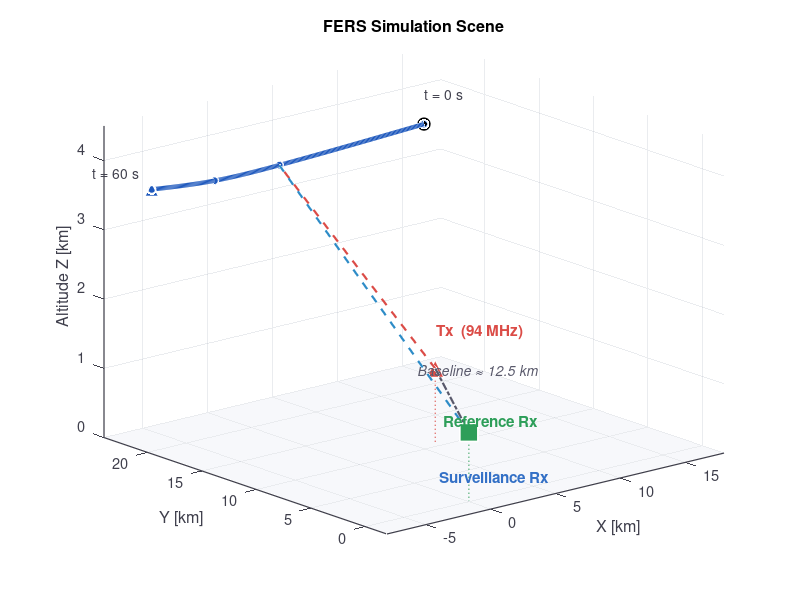
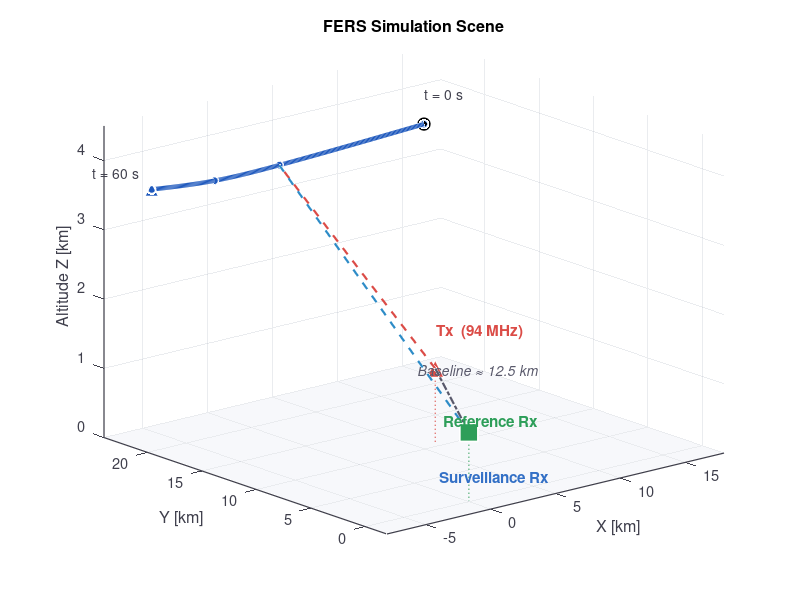

Recreate these plots in MATLAB, in order.
% plotFersScene_scenario1.m
% ------------------------------------------------------------------
% Renders the FERS "scenario_1_singleFile" scene in 3-D for Slide 4 of
% the CIE 2026 presentation. Geometry and waypoints taken verbatim from:
%   MscEng/FM-PR-TrackingFilters/01_FERS/BackupScenarios/scenario_1_singleFile.fersxml
%
% Style matches calculateBistaticCubicFinal.m (plot3 + text labels + view(3)).
%
% Output:
%   Figures/fers_scene_scenario1.svg
%   Figures/fers_scene_scenario1.png   (300 dpi fallback)
%
% Author: Itumeleng Malemela
% ------------------------------------------------------------------

clc; clear; close all;

% -------------------- Geometry (km) ---------------------------
% Stations
Tx_Pos     = [6.440;  10.760;  1.056];   % PrieskaTx (94 MHz, isotropic)
RefRx_Pos  = [0;      0;       1.000];   % Reference Rx (Yagi, az 42 deg)
SurvRx_Pos = [0;      0.001;   1.000];   % Surveillance Rx (Yagi, az 180 deg)

Baseline = norm(RefRx_Pos - Tx_Pos);   % ~ 12.54 km

% Target waypoints from scenario_1_singleFile.fersxml (cubic interp)
TargetWayPoints = [0, 30, 45, 60];
TargetPos = [ 15,  22,  3.6;
               3,  21,  3.6;
              -2,  21,  3.6;
              -6,  22,  3.6];

% -------------------- Cubic-spline trajectory ---------------------
t_interp = linspace(TargetWayPoints(1), TargetWayPoints(end), 241);
spline_x = csape(TargetWayPoints, TargetPos(:,1), 'variational');
spline_y = csape(TargetWayPoints, TargetPos(:,2), 'variational');
spline_z = csape(TargetWayPoints, TargetPos(:,3), 'variational');
x_i = fnval(spline_x, t_interp);
y_i = fnval(spline_y, t_interp);
z_i = fnval(spline_z, t_interp);

% -------------------- Figure --------------------------------------
fig = figure('Color','w','Units','pixels','Position',[100 100 960 640]);
hold on; grid on; box on;

% ---- Modern colour palette ---------------------------------------
col.trajectory = [0.12 0.35 0.74];   % deep cobalt blue
col.baseline   = [0.35 0.35 0.42];   % soft charcoal
col.txPath     = [0.86 0.30 0.28];   % coral red
col.rxPath     = [0.18 0.55 0.78];   % steel blue
col.tx         = [0.86 0.30 0.28];
col.refrx      = [0.18 0.62 0.35];   % emerald green
col.survrx     = [0.20 0.44 0.78];
col.ground     = [0.94 0.95 0.97];   % near-white bluish tint

% ---- Ground plane (soft tinted panel + subtle grid) --------------
[gx, gy] = meshgrid(linspace(-8, 18, 2), linspace(-2, 24, 2));
gz = zeros(size(gx));
surf(gx, gy, gz, 'FaceColor', col.ground, 'EdgeColor','none', ...
     'FaceAlpha', 0.55);

% Baseline (Tx <-> RefRx) — dash-dot, medium weight
plot3([Tx_Pos(1) RefRx_Pos(1)], [Tx_Pos(2) RefRx_Pos(2)], ...
      [Tx_Pos(3) RefRx_Pos(3)], '-.', 'Color', col.baseline, 'LineWidth',1.6);

% Signal-path illustration at trajectory midpoint
mid_idx = round(numel(t_interp)/2);
target_mid = [x_i(mid_idx); y_i(mid_idx); z_i(mid_idx)];
plot3([Tx_Pos(1) target_mid(1)], [Tx_Pos(2) target_mid(2)], ...
      [Tx_Pos(3) target_mid(3)], '--', 'Color', col.txPath, 'LineWidth',1.6);
plot3([target_mid(1) SurvRx_Pos(1)], [target_mid(2) SurvRx_Pos(2)], ...
      [target_mid(3) SurvRx_Pos(3)], '--', 'Color', col.rxPath, 'LineWidth',1.6);

% ---- Target trajectory (single clean line) -----------------------
plot3(x_i, y_i, z_i, '-', 'Color', col.trajectory, 'LineWidth', 3.2);
% Waypoint markers
plot3(TargetPos(:,1), TargetPos(:,2), TargetPos(:,3), 'o', ...
      'MarkerFaceColor', col.trajectory, 'MarkerEdgeColor','w', ...
      'MarkerSize',6, 'LineWidth',1);
% Direction arrowhead at end of trajectory
plot3(x_i(end), y_i(end), z_i(end), '^', ...
      'MarkerFaceColor', col.trajectory, 'MarkerEdgeColor','w', ...
      'MarkerSize',10, 'LineWidth',1);

% -------------------- Airplane STL at start (t = 0 s) -------------
stlFilePath = fullfile(fileparts(mfilename('fullpath')), 'plane3d.stl');
if exist(stlFilePath, 'file')
    airplane_model = stlread(stlFilePath);
    V_pl = airplane_model.Points;
    F_pl = airplane_model.ConnectivityList;

    % --- Dynamic scaling: fit the plane to a target length in scene ---
    bbox    = max(V_pl) - min(V_pl);
    nativeL = max(bbox);                    % longest STL dimension
    targetL = 3;                            % desired plane length in km
    V_pl    = V_pl * (targetL / nativeL);

    % Recentre STL at its own origin before rotating
    V_pl = V_pl - mean(V_pl, 1);

    % Yaw to align nose along the local trajectory heading at the
    % midpoint (where the Tx- and Rx-side signal paths converge).
    % NOTE: plane3d.stl's native nose axis is not +X. Tweak stlYawOffset
    % if the aircraft points sideways / backwards:
    %   stlYawOffset =   0     if native nose is along +X
    %   stlYawOffset = -pi/2   if native nose is along +Y
    %   stlYawOffset =  pi/2   if native nose is along -Y
    %   stlYawOffset =  pi     if native nose is along -X
    stlYawOffset = pi/2;
    dx = x_i(mid_idx+1) - x_i(mid_idx-1);
    dy = y_i(mid_idx+1) - y_i(mid_idx-1);
    heading = atan2(dy, dx) + stlYawOffset;
    R = [cos(heading), -sin(heading), 0;
         sin(heading),  cos(heading), 0;
         0,             0,            1];
    V_pl = (R * V_pl')';

    % Translate to the signal-path convergence point (trajectory midpoint)
    V_pl = V_pl + target_mid(:)';

    patch('Vertices', V_pl, 'Faces', F_pl, ...
          'FaceColor', [0.80 0.80 1.00], 'EdgeColor','none', ...
          'FaceLighting','gouraud');
    camlight('headlight');
    lighting gouraud;
else
    plot3(x_i(1), y_i(1), z_i(1), 'ko', ...
          'MarkerFaceColor','k', 'MarkerSize',9);
    warning('plane3d.stl not found at %s — using circle marker instead.', stlFilePath);
end

% -------------------- Station markers -----------------------------
plot3(Tx_Pos(1), Tx_Pos(2), Tx_Pos(3), '^', ...
      'MarkerFaceColor', col.tx, 'MarkerEdgeColor','w', ...
      'MarkerSize',13, 'LineWidth',1.2);
plot3(RefRx_Pos(1), RefRx_Pos(2), RefRx_Pos(3), 's', ...
      'MarkerFaceColor', col.refrx, 'MarkerEdgeColor','w', ...
      'MarkerSize',13, 'LineWidth',1.2);
plot3(SurvRx_Pos(1), SurvRx_Pos(2), SurvRx_Pos(3), 's', ...
      'MarkerFaceColor', col.survrx, 'MarkerEdgeColor','w', ...
      'MarkerSize',13, 'LineWidth',1.2);

% Ground drop-lines
plot3([Tx_Pos(1) Tx_Pos(1)],       [Tx_Pos(2) Tx_Pos(2)],       [0 Tx_Pos(3)],    ':', 'Color', col.tx,    'LineWidth',1.0);
plot3([RefRx_Pos(1) RefRx_Pos(1)], [RefRx_Pos(2) RefRx_Pos(2)], [0 RefRx_Pos(3)], ':', 'Color', col.refrx, 'LineWidth',1.0);
plot3([SurvRx_Pos(1) SurvRx_Pos(1)],[SurvRx_Pos(2) SurvRx_Pos(2)],[0 SurvRx_Pos(3)],':','Color', col.survrx,'LineWidth',1.0);

% -------------------- Labels --------------------------------------
labelFont = 'Helvetica';
text(Tx_Pos(1)+0.4, Tx_Pos(2)+0.4, Tx_Pos(3)+0.5, ...
     'Tx  (94 MHz)', 'FontSize',11, 'FontWeight','bold', ...
     'FontName',labelFont, 'Color', col.tx);
text(RefRx_Pos(1)-3.2, RefRx_Pos(2)-1.5, RefRx_Pos(3)+0.4, ...
     'Reference Rx', 'FontSize',11, 'FontWeight','bold', ...
     'FontName',labelFont, 'Color', col.refrx);
text(SurvRx_Pos(1)-3.5, SurvRx_Pos(2)-1.5, SurvRx_Pos(3)-0.4, ...
     'Surveillance Rx', 'FontSize',11, 'FontWeight','bold', ...
     'FontName',labelFont, 'Color', col.survrx);
text(x_i(1)+0.4, y_i(1)+0.4, z_i(1)+0.4, ...
     't = 0 s', 'FontSize',10, 'FontName',labelFont, 'Color',[0.25 0.25 0.30]);
text(x_i(end)-4.2, y_i(end)+0.4, z_i(end)+0.4, ...
     't = 60 s', 'FontSize',10, 'FontName',labelFont, 'Color',[0.25 0.25 0.30]);

% Baseline midpoint label
bl_mid = (Tx_Pos + RefRx_Pos)/2;
text(bl_mid(1)-2.0, bl_mid(2)+0.8, bl_mid(3)+0.5, ...
     sprintf('Baseline \\approx %.1f km', Baseline), ...
     'FontSize',10, 'FontAngle','italic', 'FontName',labelFont, ...
     'Color', col.baseline);

% -------------------- Axes cosmetics -----------------------------
xlabel('X [km]', 'FontSize',12, 'FontName',labelFont);
ylabel('Y [km]', 'FontSize',12, 'FontName',labelFont);
zlabel('Altitude Z [km]', 'FontSize',12, 'FontName',labelFont);
title('FERS Simulation Scene', 'FontSize', 14, ...
      'FontName', labelFont, 'FontWeight','bold');

xlim([-8  18]);
ylim([-2  24]);
zlim([ 0   4.5]);

view(-40, 22);

% Modern axis look — soft grid, thin frame, off-black text
ax = gca;
set(ax, 'FontSize',10.5, 'FontName',labelFont, ...
        'LineWidth', 0.9, ...
        'XColor',[0.25 0.25 0.30], 'YColor',[0.25 0.25 0.30], 'ZColor',[0.25 0.25 0.30], ...
        'GridColor',[0.55 0.58 0.65], 'GridAlpha',0.18, ...
        'MinorGridLineStyle','none', ...
        'Box','off');
% Soften the coordinate panes
try
    ax.XAxis.Color = [0.30 0.30 0.35];
    ax.YAxis.Color = [0.30 0.30 0.35];
    ax.ZAxis.Color = [0.30 0.30 0.35];
    set(ax, 'BoxStyle','back');
catch, end

% -------------------- Export -------------------------------------
outDir = fullfile(fileparts(mfilename('fullpath')), 'Figures');
if ~exist(outDir, 'dir'); mkdir(outDir); end

% Vector SVG (best for PowerPoint)
svgPath = fullfile(outDir, 'fers_scene_scenario1.svg');
try
    exportgraphics(fig, svgPath, 'ContentType','vector', ...
                   'BackgroundColor','none');
catch  % fall back for older MATLAB
    print(fig, svgPath, '-dsvg', '-painters');
end

% High-DPI PNG fallback
pngPath = fullfile(outDir, 'fers_scene_scenario1.png');
try
    exportgraphics(fig, pngPath, 'Resolution', 300, 'BackgroundColor','none');
catch
    print(fig, pngPath, '-dpng', '-r300');
end

fprintf('wrote %s\n', svgPath);
fprintf('wrote %s\n', pngPath);
